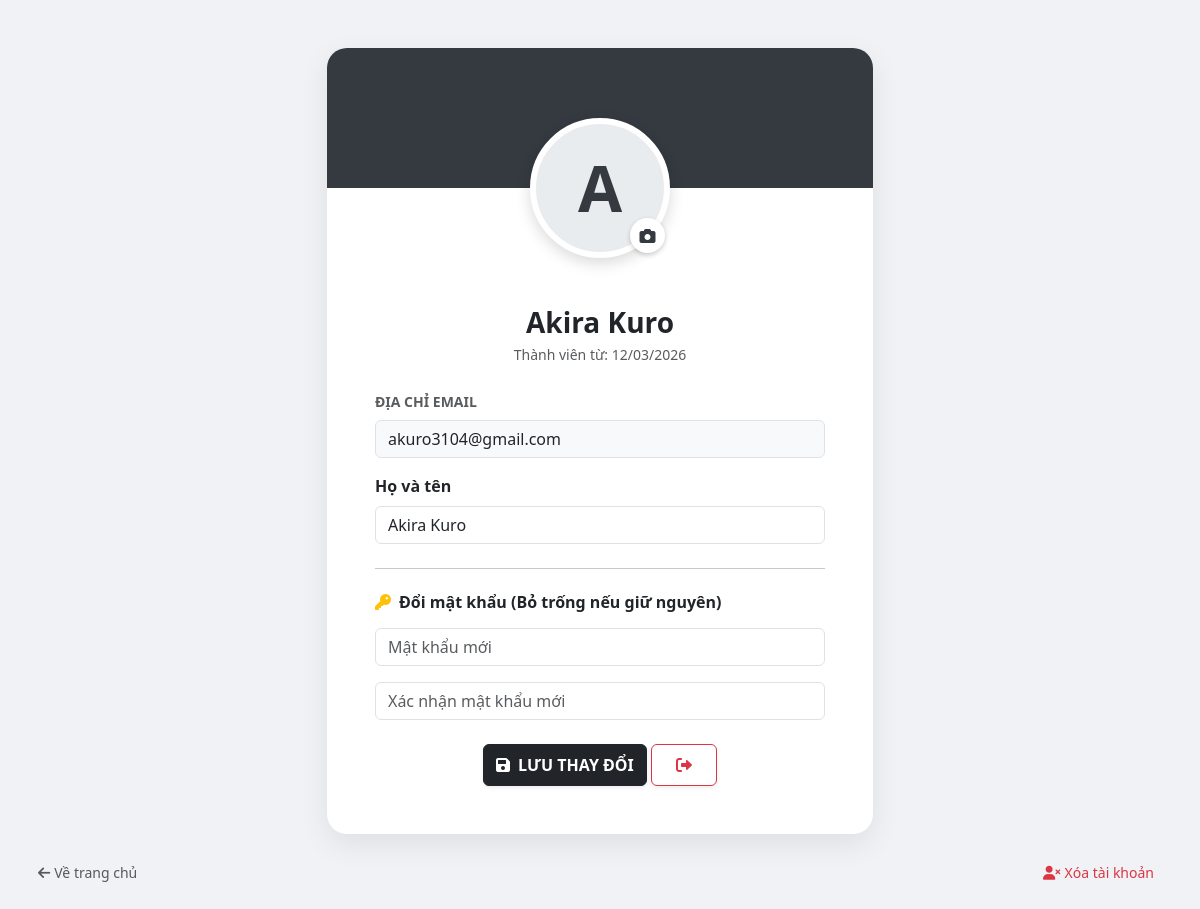
/User/profile.php (signed in), run on the app's committed database.
### tables this page shows
CREATE TABLE `users` (
  `id` int(11) NOT NULL,
  `name` varchar(255) NOT NULL,
  `email` varchar(255) NOT NULL,
  `email_verified_at` timestamp NULL DEFAULT NULL,
  `password` varchar(255) NOT NULL,
  `avatar` varchar(255) DEFAULT NULL,
  `role` int(1) DEFAULT 0,
  `remember_token` varchar(100) DEFAULT NULL,
  `created_at` timestamp NULL DEFAULT NULL,
  `updated_at` timestamp NULL DEFAULT NULL
);

### includes/functions.php (called while the page is built, shortened)
 <?php
 function get_avatar_letter($name) {
     return strtoupper(mb_substr($name, 0, 1, 'UTF-8'));
 }
?>

### User/profile.php (the view, shortened to what this page needs)
<?php
require_once __DIR__ . '/../includes/db.php';
require_once __DIR__ . '/../includes/functions.php';
$user_id = $_SESSION['user_id'];
$avatar_dir = '../public/uploads/avatars/';
$user = mysqli_fetch_assoc(mysqli_query($conn, "SELECT * FROM users WHERE id = '$user_id' LIMIT 1"));
?>
<!DOCTYPE html>
<html lang="vi">
<head>
    <link href="https://cdn.jsdelivr.net/npm/bootstrap@5.3.0/dist/css/bootstrap.min.css" rel="stylesheet">
    <link rel="stylesheet" href="https://cdnjs.cloudflare.com/ajax/libs/font-awesome/6.0.0/css/all.min.css">
</head>
<body>
<div class="container py-5">
    <div class="row justify-content-center">
        <div class="col-md-7 col-lg-6">
            <form method="POST" enctype="multipart/form-data">
                <div class="card card-profile mb-4">
                    <div class="text-center">
                        <div class="avatar-container">
                            <?php
                            if (!empty($user['avatar']) && file_exists($avatar_dir . $user['avatar'])):
                            ?>
                                <img src="<?php echo $avatar_dir . $user['avatar']; ?>" alt="Avatar" class="avatar-real" id="avatar-preview">
                            <?php else: ?>
                                <div class="avatar-letter" id="avatar-preview-letter">
                                    <?php echo get_avatar_letter($user['name']); ?>
                                </div>
                            <?php endif; ?>
                            <label for="avatar-input" class="change-avatar-btn" title="Đổi ảnh đại diện">
                                <i class="fas fa-camera"></i>
                            </label>
                        </div>
                    </div>
                    <div class="card-body p-4 p-lg-5 pt-2 text-center">
                        <h3 class="fw-bold mb-1"><?php echo $user['name']; ?></h3>
                        <p class="text-muted small mb-4">Thành viên từ: <?php echo date('d/m/Y', strtotime($user['created_at'])); ?></p>
                        <div class="text-start">
                            <div class="mb-3">
                                <label class="form-label fw-bold small text-uppercase text-muted">Địa chỉ Email</label>
                                <input type="text" class="form-control bg-light" value="<?php echo $user['email']; ?>" readonly>
                            </div>
                            <div class="mb-3">
                                <label class="form-label fw-bold">Họ và tên</label>
                                <input type="text" name="name" class="form-control" value="<?php echo $user['name']; ?>" required>
                            </div>
                            <hr class="my-4">
                            <h6 class="fw-bold mb-3"><i class="fas fa-key text-warning me-2"></i>Đổi mật khẩu (Bỏ trống nếu giữ nguyên)</h6>
                            <div class="mb-3">
                                <input type="password" name="new_password" class="form-control" placeholder="Mật khẩu mới">
                            </div>
                            <div class="mb-4">
                                <input type="password" name="confirm_password" class="form-control" placeholder="Xác nhận mật khẩu mới">
                            </div>
                        </div>
                        <div>
                            <button type="submit" name="update_profile" class="btn btn-dark flex-grow-1 fw-bold py-2 shadow-sm">
                            <i class="fas fa-save me-2"></i>LƯU THAY ĐỔI
                        </button>
                        <a href="logout.php" class="btn btn-outline-danger fw-bold py-2 px-4 shadow-sm" onclick="return confirm('Bạn có chắc chắn muốn đăng xuất?')">
                            <i class="fas fa-sign-out-alt"></i>
                        </a>
                        </div>
                        </div>
                    </div>
                </div>
            <div class="d-flex justify-content-between align-items-center px-2">
                <a href="../index.php" class="text-decoration-none text-muted small">
                    <i class="fas fa-arrow-left me-1"></i>Về trang chủ
                </a>
                <button class="btn btn-outline-danger btn-sm border-0" data-bs-toggle="modal" data-bs-target="#delModal">
                    <i class="fas fa-user-times me-1"></i>Xóa tài khoản
                </button>
            </div>
        </div>
    </div>
</body>
</html>

### User/profile.php (style rules this page uses)
body { background: #f0f2f5; font-family: 'Segoe UI', Tahoma, sans-serif; }
.card-profile { border: none; border-radius: 20px; box-shadow: 0 10px 30px rgba(0,0,0,0.08); overflow: hidden; }
.avatar-container { margin-top: -70px; text-align: center; position: relative; display: inline-block; }
.avatar-real, .avatar-letter { width: 140px; height: 140px; border-radius: 50%; border: 6px solid white; box-shadow: 0 5px 15px rgba(0,0,0,0.15); object-fit: cover; }
.avatar-letter { background: #e9ecef; color: #343a40; display: inline-flex; align-items: center; justify-content: center; font-size: 4rem; font-weight: bold; text-transform: uppercase; }
.change-avatar-btn { position: absolute; bottom: 5px; right: 5px; background: #fff; color: #343a40; width: 35px; height: 35px; border-radius: 50%; display: flex; align-items: center; justify-content: center; cursor: pointer; box-shadow: 0 2px 5px rgba(0,0,0,0.2); border: none; }

### data on the page
users: name "A", name "Akira Kuro", created_at "12/03/2026", email "akuro3104@gmail.com"
